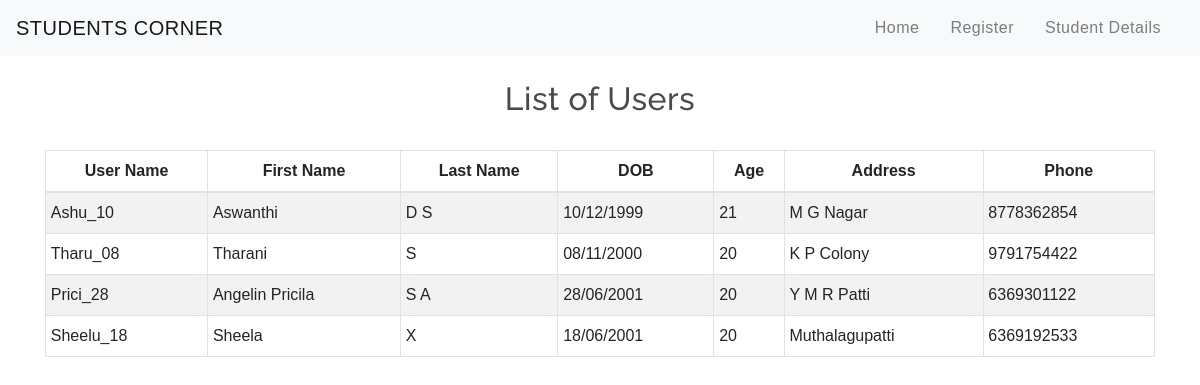
/student.php, run on the app's committed database.
### tables this page shows
CREATE TABLE IF NOT EXISTS `users` (
  `user` text NOT NULL,
  `first` text NOT NULL,
  `last` text NOT NULL,
  `age` int(2) NOT NULL,
  `dob` text NOT NULL,
  `password` varchar(20) NOT NULL,
  `address` varchar(45) NOT NULL,
  `phone` varchar(10) NOT NULL
);

### student.php (the view, shortened to what this page needs)
<!DOCTYPE html>
<html lang="en">
<head>
    <link rel="stylesheet" href="https://maxcdn.bootstrapcdn.com/bootstrap/4.0.0/css/bootstrap.min.css">
    <link rel="stylesheet" type="text/css" href="css/table.css">
    <link rel="stylesheet" type="text/css" href="css/navbar.css">
</head>
<body>
<?php
    include 'config.php';
    $sql = "SELECT * FROM users";
    $result = mysqli_query($conn,$sql);
?>
<?php
  include 'navbar.php';
?>
<div class="container">
        <h2 class="text-center pt-4">List of Users</h2>
        <br>
            <div class="row">
                <div class="col">
                    <div class="table-responsive-sm">
                    <table class="table table-hover table-sm table-striped table-condensed table-bordered">
                        <thead>
                            <tr>
                            <th scope="col" class="text-center py-2">User Name</th>
                            <th scope="col" class="text-center py-2">First Name</th>
                            <th scope="col" class="text-center py-2">Last Name</th>
                            <th scope="col" class="text-center py-2">DOB</th>
                            <th scope="col" class="text-center py-2">Age</th>
                            <th scope="col" class="text-center py-2">Address</th>
                            <th scope="col" class="text-center py-2">Phone</th>
                            </tr>
                        </thead>
                        <tbody>
                <?php
                    while($rows=mysqli_fetch_assoc($result)){
                ?>
                    <tr>
                        <td class="py-2"><?php echo $rows['user'] ?></td>
                        <td class="py-2"><?php echo $rows['first']?></td>
                        <td class="py-2"><?php echo $rows['last']?></td>
                        <td class="py-2"><?php echo $rows['dob']?></td>
                        <td class="py-2"><?php echo $rows['age']?></td>
                        <td class="py-2"><?php echo $rows['address']?></td>
                        <td class="py-2"><?php echo $rows['phone']?></td>
                    </tr>
                <?php
                    }
                ?>
                        </tbody>
                    </table>
                    </div>
                </div>
            </div>
         </div>
</body>
</html>

### navbar.php (shortened to what this page needs)
<nav class="navbar navbar-expand-md navbar-light bg-light">
<a class="navbar-brand" href="Home.php">STUDENTS CORNER</a>
<div class="collapse navbar-collapse" id="collapsibleNavbar">
      <ul class="navbar-nav ml-auto">
        <li class="nav-item">
          <a class="nav-link" href="home.php">Home</a>
        </li>
        <li class="nav-item">
          <a class="nav-link" href="register.php">Register</a>
        </li>
        <li class="nav-item">
          <a class="nav-link" href="student.php">Student Details</a>
        </li>
    </div>
 </nav>

### css/table.css (style rules this page uses)
* { padding: 0; margin: 0; box-sizing: border-box; font-family: sans-serif; }

### css/navbar.css (style rules this page uses)
.nav-link { margin-right: 15px; color:#2F363F; letter-spacing: 0.5px; transition: 0.5s; }
.navbar-brand { color: #4C4B4B; letter-spacing: 0.5px; }
h2 { color: #4C4B4B; letter-spacing: 0.5px; font-family: raleway; }

### data on the page
users: user "Ashu_10", first "Aswanthi", last "D S", dob "10/12/1999", age "21", address "M G Nagar", phone "8778362854"
users: user "Tharu_08", first "Tharani", last "S", dob "08/11/2000", age "20", address "K P Colony", phone "9791754422"
users: user "Prici_28", first "Angelin Pricila", last "S A", dob "28/06/2001", age "20", address "Y M R Patti", phone "6369301122"
users: user "Sheelu_18", first "Sheela", last "X", dob "18/06/2001", age "20", address "Muthalagupatti", phone "6369192533"
